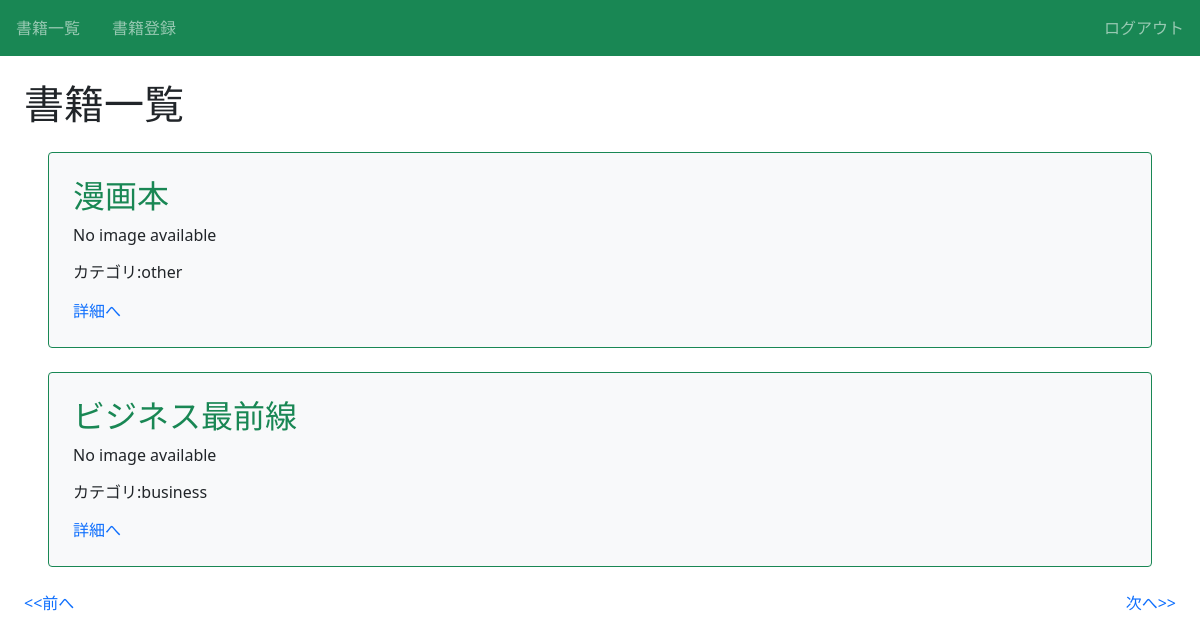
Screenshot of /book/?page=2 (signed in) with the database file from the repository.
### book/models.py (models this page shows, shortened)
class Book(models.Model):
    title = models.CharField(max_length=100)
    text = models.TextField()
    thumbnail = models.ImageField(null=True,blank=True)
    category = models.CharField(
        max_length=100,
        choices = CATEGORY
        )
    user = models.ForeignKey('auth.User',on_delete=models.CASCADE)

### book/views.py (the view)
# urls.py: path('book/',views.ListBookView.as_view(),name='list-book'),
class ListBookView(LoginRequiredMixin,ListView):
    template_name = 'book/book_list.html'
    model = Book
    paginate_by = ITEM_PER_PAGE

### book/templates/book/book_list.html (shortened to what this page needs)
{% extends 'base.html' %}
{% block h1 %}書籍一覧{% endblock %}
{% block content %}
  {% for item in object_list %}
  <div class="p-4 m-4 bg-light border border-success rounded">
    <h2 class="text-success">{{ item.title }}</h2>
    {% if item.thumbnail %}
      <img src="{{ item.thumbnail.url }}" class="img-thumbnail">
    {% else %}
      <p>No image available</p>
    {% endif %}
    <h6>カテゴリ:{{ item.category }}</h6>
    <div class="mt-3">
        <a href="{% url 'detail-book' item.pk %}">詳細へ</a>
    </div>
  </div>
  {% endfor %}
  {% include 'book/components/pagination.html' %}
{% endblock content %}

### book/static/book/css/style.css (style rules this page uses)
a { text-decoration: none; }

### rows the page displays
Book: title "漫画本", thumbnail "No image available", category "other"
Book: title "ビジネス最前線", shows "No image available", category "business"
